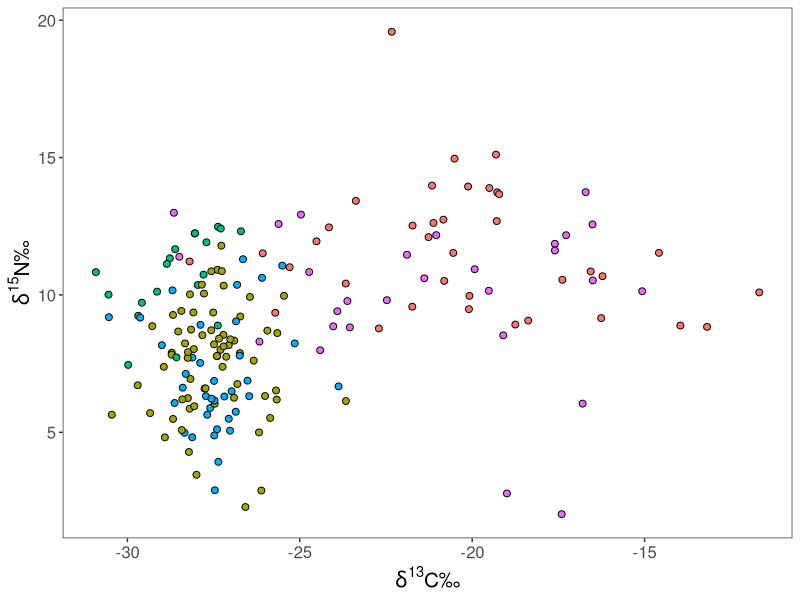
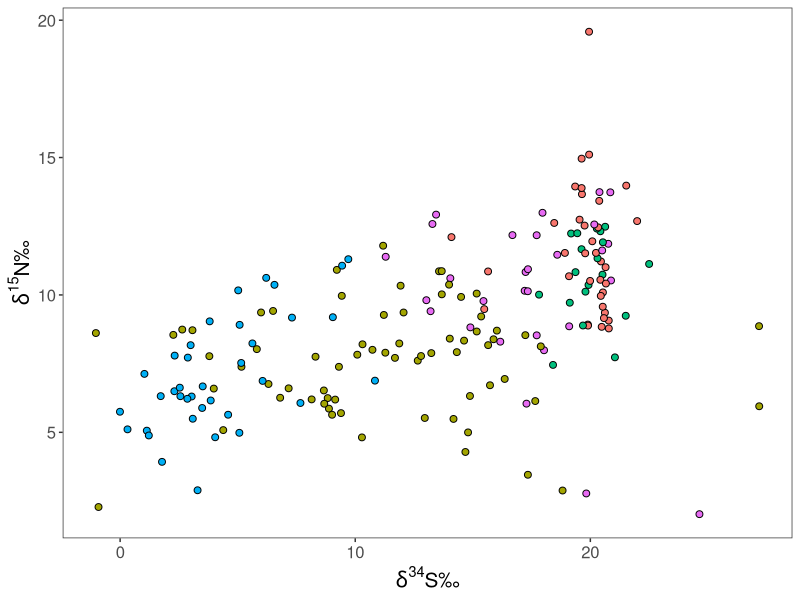
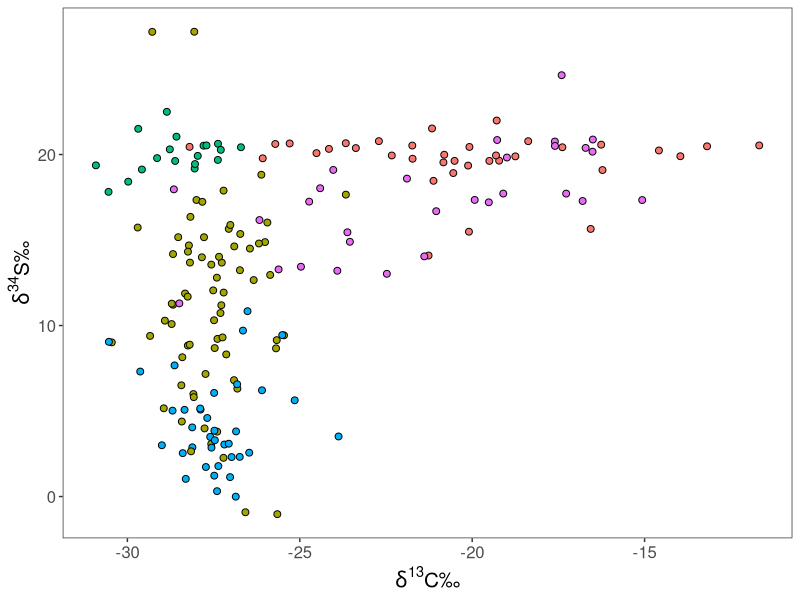
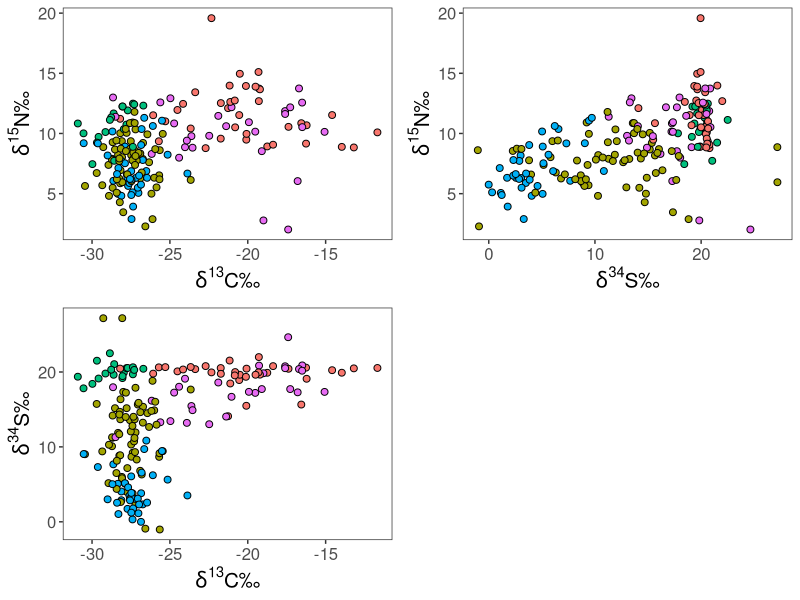
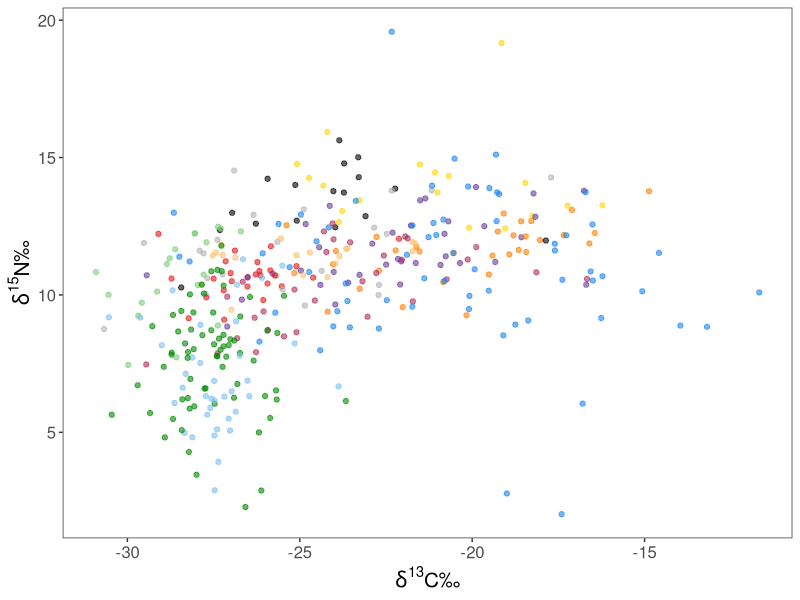
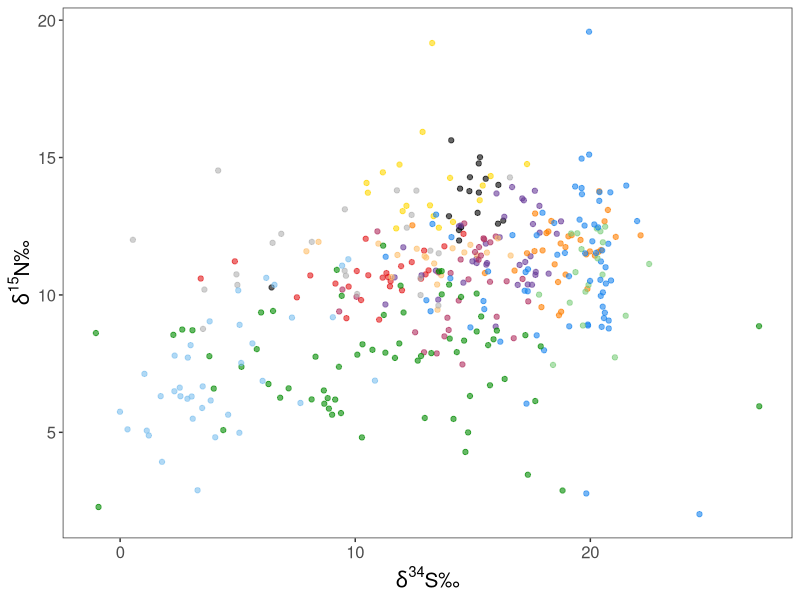
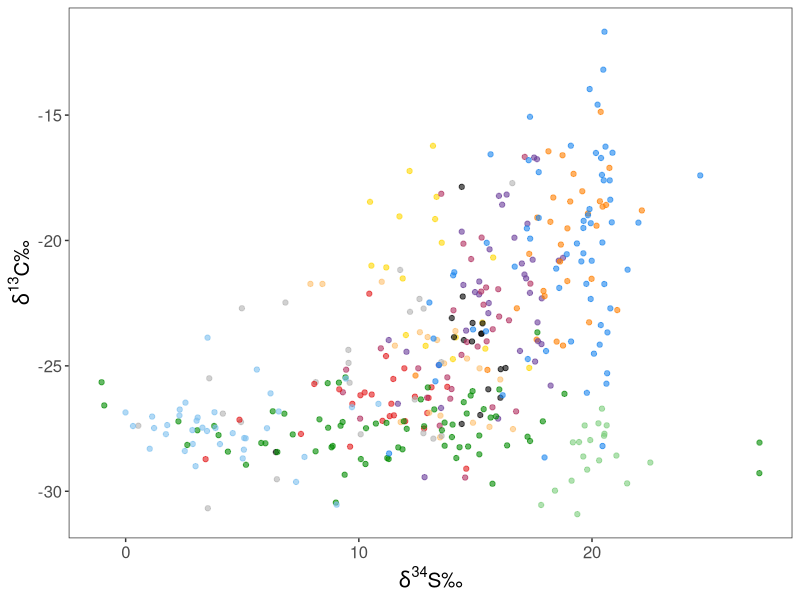
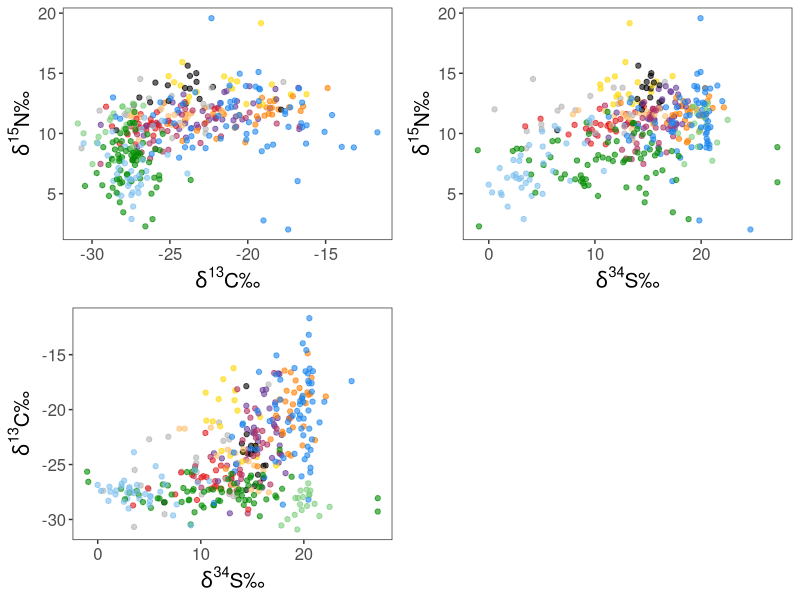

Recreate these plots in R, in order. (Note: this script raises an error after producing the figures.)
library(dplyr)
library(tidyr)
library(tidyverse)
library(rstatix)
library(ggpubr)
library(ggplot2)


#Figure 1#####################
biplot <- read.csv("VegForMixSIAR.csv", header=T) 
View(biplot)
CN <- ggplot(biplot, aes(x = D13C, y = D15N, fill=SampleType))+
  geom_point(show.legend = FALSE, size=2, shape=21, color="black") +
  #scale_x_discrete(guide = guide_axis(angle = 65))+
  theme_bw() + 
  theme(panel.grid.major = element_blank(),
        panel.grid.minor = element_blank(),
        text = element_text(size = 15)) +
  xlab(expression(italic(delta)^13*C*"‰"))  + 
  ylab(expression(italic(delta)^15*N*"‰"))  
CN
#NS
NS <- ggplot(biplot, aes(x = D34S, y = D15N, fill=SampleType))+
  geom_point(show.legend = FALSE, size=2, shape=21, color="black") +
  #scale_x_discrete(guide = guide_axis(angle = 65))+
  theme_bw() + 
  theme(panel.grid.major = element_blank(),
        panel.grid.minor = element_blank(),
        text = element_text(size = 15)) +
  xlab(expression(italic(delta)^34*S*"‰"))  + 
  ylab(expression(italic(delta)^15*N*"‰"))  
NS
#CS
CS <- ggplot(biplot, aes(x = D13C, y = D34S, fill=SampleType))+
  geom_point(show.legend = FALSE, size=2, shape=21, color="black") +
  #scale_x_discrete(guide = guide_axis(angle = 65))+
  theme_bw() + 
  theme(panel.grid.major = element_blank(),
        panel.grid.minor = element_blank(),
        text = element_text(size = 15)) +
  theme(legend.title = element_blank(),
        legend.text=element_text(size=10)) +
  xlab(expression(italic(delta)^13*C*"‰"))  + 
  ylab(expression(italic(delta)^34*S*"‰"))   
CS


figbiplot1 <- ggarrange(CN,NS,CS,
                        ncol = 2, nrow = 2)
figbiplot1

###Figure S1###################
biplot2 <- read.csv("AllSamples4Biplot.csv", header=T) 
View(biplot2)
####April 14 Biplot
pal <- c("gold","springgreen3","tomato")
#biplot$SampleType <- factor(biplot$SampleType, levels = c("Fish", "Phytoplankton", "Emergent Vegetation"))
many <- c( "gray70", "#E31A1C","green4","palegreen3", "#6A3D9A", "#FF7F00", "black", "gold1", "skyblue2", "#FDBF6F", "dodgerblue2", "maroon")
black <- c("black", "black","black", "black", "black", "black","black", "black","black", "black","black", "black")
CN <- ggplot(biplot2, aes(x = D13C, y = D15N,
                         #fill=as.character(TaxaB),
                         #shape=as.character(Group),
                         #size=as.character(Group),
                         color=as.character(TaxaB))) +
  geom_point(show.legend = FALSE) +
  scale_shape_manual(values=c(21,21,21,21,21,21)) +
  scale_color_manual(values=alpha(many,.6)) +
  scale_size_manual(values=c(1, 1, 1, 1,1,1)) +
 # scale_fill_manual(values= alpha(many,.6)) +
  guides(color=guide_legend("Sources")) +
  theme_bw() + 
  theme(panel.grid.major = element_blank(),
        panel.grid.minor = element_blank(),
        text = element_text(size = 15)) +
  xlab(expression(italic(delta)^13*C*"‰"))  + 
  ylab(expression(italic(delta)^15*N*"‰"))  
CN
NS <- ggplot(biplot2, aes(x = D34S, y = D15N,
                         #fill=as.character(SampleSpecies),
                         #shape=as.character(SampleType),
                         #size=as.character(SampleType),
                         color=as.character(TaxaB))) +
  geom_point(show.legend = FALSE) +
  scale_shape_manual(values=c(21,21,21)) +
  scale_color_manual(values=alpha(many,.6)) +
  scale_size_manual(values=c(1, 1, 1)) +
  #scale_fill_manual(values= alpha(many,.6)) +
  theme_bw() + 
  theme(panel.grid.major = element_blank(),
        panel.grid.minor = element_blank(),
        text = element_text(size = 15)) +
  xlab(expression(italic(delta)^34*S*"‰"))  + 
  ylab(expression(italic(delta)^15*N*"‰")) 
NS
CS <- ggplot(biplot2, aes(x = D34S, y = D13C,
                         #fill=as.character(SampleSpecies),
                         #shape=as.character(SampleType),
                         #size=as.character(SampleType),
                         color=as.character(TaxaB))) +
  geom_point(show.legend = FALSE) +
  scale_shape_manual(values=c(21,21,21)) +
  scale_color_manual(values=alpha(many,.6)) +
  scale_size_manual(values=c(1, 1, 1)) +
  #scale_fill_manual(values= alpha(many,.6)) +
  theme_bw() + 
  theme(panel.grid.major = element_blank(),
        panel.grid.minor = element_blank(),
        text = element_text(size = 15)) +
  ylab(expression(italic(delta)^13*C*"‰"))  + 
  xlab(expression(italic(delta)^34*S*"‰"))  
CS

figbiplot2 <- ggarrange(CN,NS,CS,
                        ncol = 2, nrow = 2)
figbiplot2







###########TestCode##############
View(biplot)
CN <- ggplot(biplot, aes(x = D13C, y = D15N, fill=TaxaB))+
  geom_point(show.legend = FALSE, size=2, shape=21, color="black") +
  #scale_x_discrete(guide = guide_axis(angle = 65))+
  theme_bw() + 
  theme(panel.grid.major = element_blank(),
        panel.grid.minor = element_blank(),
        text = element_text(size = 15)) +
  xlab(expression(italic(delta)^13*C*"‰"))  + 
  ylab(expression(italic(delta)^15*N*"‰"))  
CN
#NS
NS <- ggplot(biplot, aes(x = D34S, y = D15N, fill=TaxaA))+
  geom_point(show.legend = FALSE, size=2, shape=21, color="black") +
  #scale_x_discrete(guide = guide_axis(angle = 65))+
  theme_bw() + 
  theme(panel.grid.major = element_blank(),
        panel.grid.minor = element_blank(),
        text = element_text(size = 15)) +
  xlab(expression(italic(delta)^34*S*"‰"))  + 
  ylab(expression(italic(delta)^15*N*"‰"))  
NS
#CS
CS <- ggplot(biplot, aes(x = D13C, y = D34S, fill=TaxaA))+
  geom_point(show.legend = FALSE, size=2, shape=21, color="black") +
  #scale_x_discrete(guide = guide_axis(angle = 65))+
  theme_bw() + 
  theme(panel.grid.major = element_blank(),
        panel.grid.minor = element_blank(),
        text = element_text(size = 15)) +
  theme(legend.title = element_blank(),
        legend.text=element_text(size=10)) +
  xlab(expression(italic(delta)^13*C*"‰"))  + 
  ylab(expression(italic(delta)^34*S*"‰"))   
CS


figbiplot1 <- ggarrange(CN,NS,CS,
                        ncol = 2, nrow = 2)
figbiplot1




theme(legend.position = c(0.205,0.11),
      legend.title = element_blank(),
      legend.text=element_text(size=10))

cn_plot <-ggplot(data = veg_data, aes(x=D13C, y=D15N, color=SampleType)) +
  geom_point() +
  theme_bw() +
  theme(panel.grid.major = element_blank(),
        panel.grid.minor = element_blank(),
        text = element_text(size = 12)) +
  #scale_color_manual(values=c("cornflowerblue","darkgoldenrod"))+
  #facet_grid(Site~.) +
  #scale_x_discrete(guide = guide_axis(angle = 45)) +
  #scale_fill_manual(values=clrs6)+
  #facet_grid(Site~Species) +
  labs(y = "D15N", x = "D13C")
#rr_plot + geom_hline(yintercept = 0, linetype = "dashed", color = "darkgray")
cn_plot
